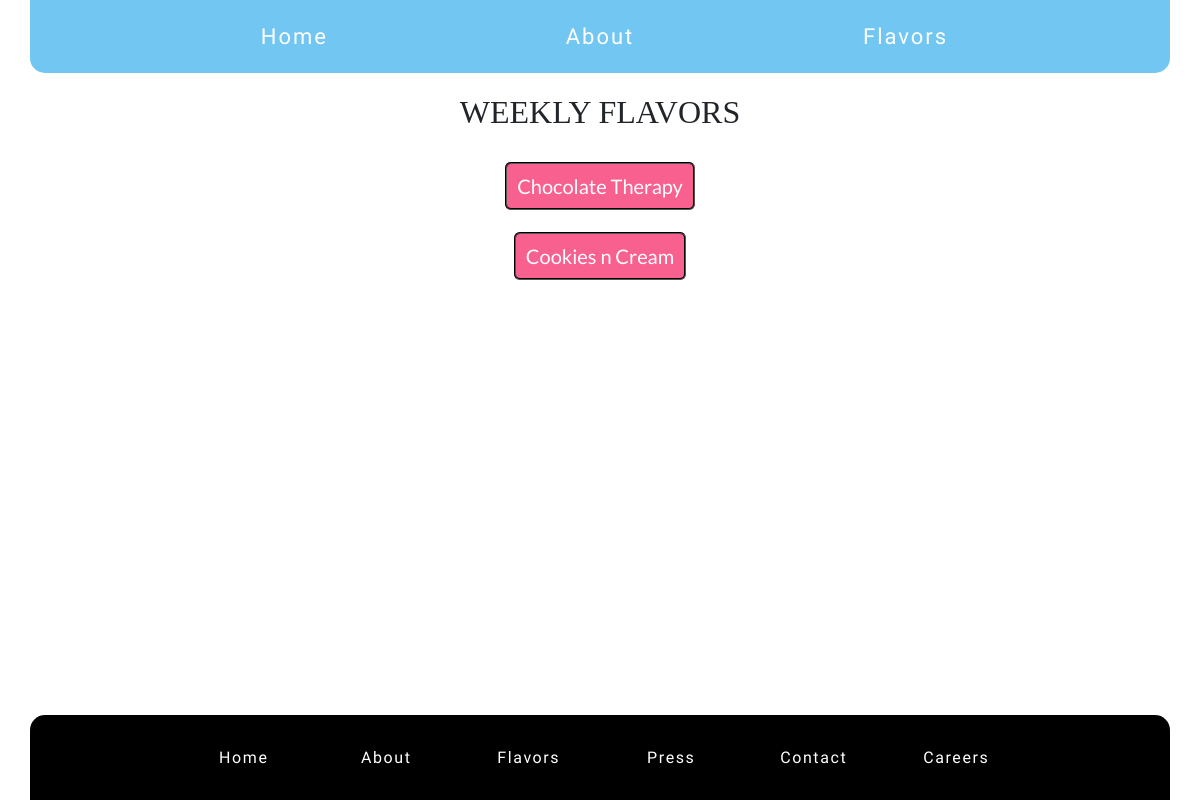
Page /icecream/weekly_flavors/ on the earlier database version.
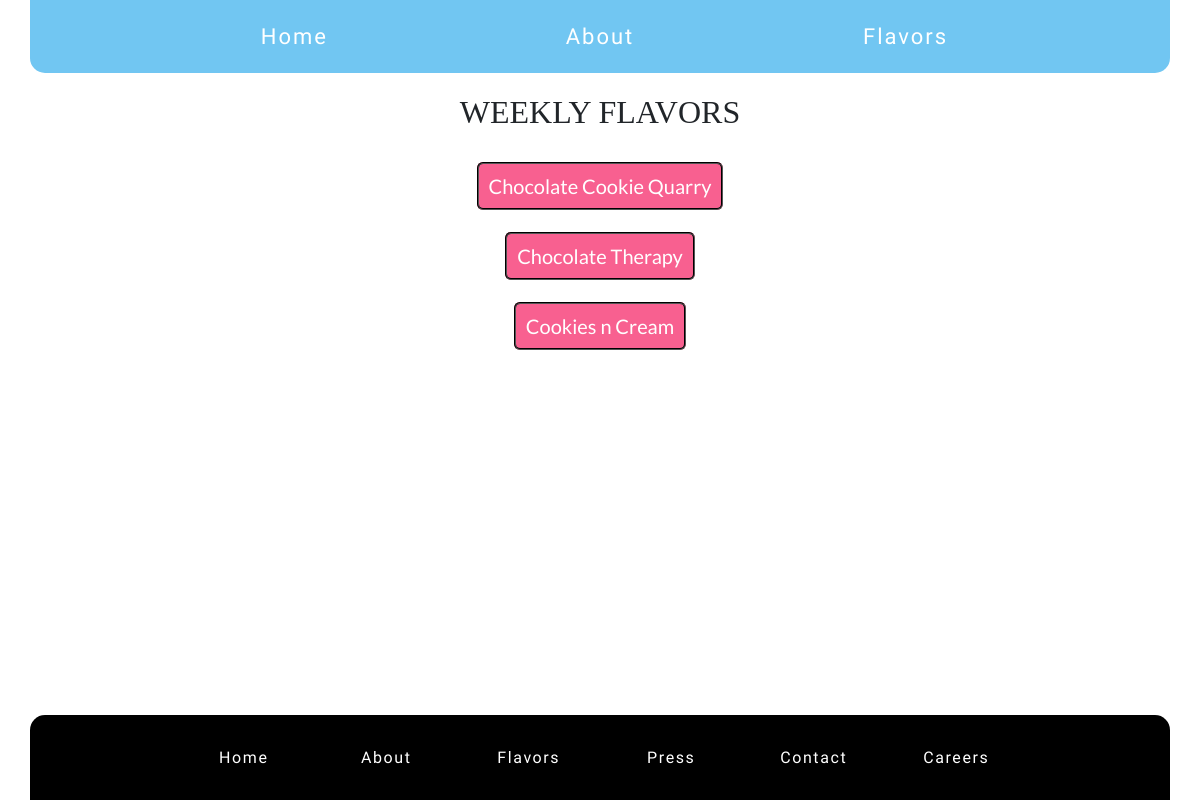
Same page on the later database version.
### icecream/models.py (models this page shows, shortened)
class Icecream(models.Model):
    flavor = models.CharField(max_length = 50)
    base = models.CharField(max_length = 11, choices=BASE)
    available = models.CharField(max_length=9, choices=AVAILABLE)
    Featured = models.BooleanField(choices=BOOL)
    date_churned = models.DateField(default=datetime.date.today)
    class Meta:
        ordering = ['flavor']

### icecream/views.py (the view)
# urls.py: path('weekly_flavors/', views.WeeklyFlavorView.as_view(), name = 'weekly_flavors'),
class WeeklyFlavorView(generic.ListView):
    template_name = 'icecream/weekly_flavors.html'
    model = Icecream
    queryset = Icecream.objects.filter(available='Weekly')

### icecream/templates/icecream/weekly_flavors.html
{% extends 'icecream/index.html' %}
{% block content %}
<h2>WEEKLY FLAVORS</h2>
{% for icecream in object_list %}
<p class="flavor-list">
<a id='flavors' href="{% url 'icecream:detail' icecream.id %}" >{{icecream.flavor}}</a>
</p>
{% endfor %}
{% endblock content %}

Differences in the rows shown:
added Icecream: flavor "Chocolate Cookie Quarry"
